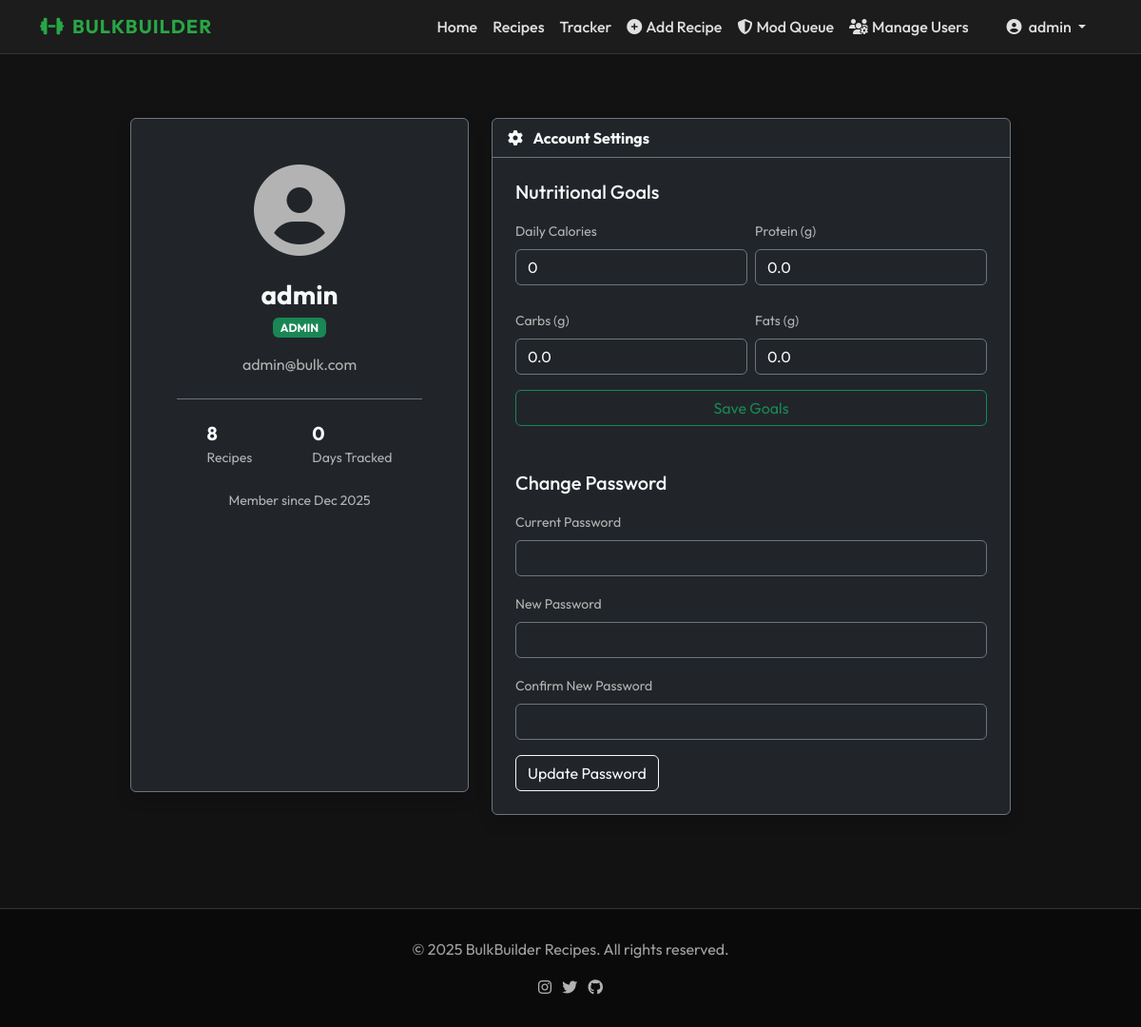
The app's page /profile.php (signed in) with its own data.
### tables this page shows
CREATE TABLE IF NOT EXISTS users (
    id INT AUTO_INCREMENT PRIMARY KEY,
    username VARCHAR(50) UNIQUE NOT NULL,
    email VARCHAR(100) UNIQUE NOT NULL,
    password VARCHAR(255) NOT NULL,
    role ENUM('admin', 'mod', 'writer', 'user') DEFAULT 'user',
    target_calories INT DEFAULT 0,
    target_protein DECIMAL(5,1) DEFAULT 0,
    target_carbs DECIMAL(5,1) DEFAULT 0,
    target_fats DECIMAL(5,1) DEFAULT 0,
    created_at TIMESTAMP DEFAULT CURRENT_TIMESTAMP
);

### profile.php (the view, shortened to what this page needs)
<?php
include 'includes/db_connect.php';
$user_id = $_SESSION['user_id'];
$u_stmt = $conn->prepare("SELECT username, email, role, created_at, target_calories, target_protein, target_carbs, target_fats FROM users WHERE id = ?");
$u_stmt->bind_param("i", $user_id);
$u_stmt->execute();
$user = $u_stmt->get_result()->fetch_assoc();
$stats = [];
$r_stmt = $conn->prepare("SELECT COUNT(*) as count FROM recipes WHERE author_id = ?");
$r_stmt->bind_param("i", $user_id);
$r_stmt->execute();
$stats['recipes'] = $r_stmt->get_result()->fetch_assoc()['count'];
$l_stmt = $conn->prepare("SELECT COUNT(DISTINCT log_date) as count FROM daily_logs WHERE user_id = ?");
$l_stmt->bind_param("i", $user_id);
$l_stmt->execute();
$stats['days_tracked'] = $l_stmt->get_result()->fetch_assoc()['count'];
?>
<?php include 'includes/header.php'; ?>
<main class="container py-5">
    <div class="row justify-content-center">
        <div class="col-lg-4 mb-4">
            <div class="card bg-dark border-secondary shadow h-100">
                <div class="card-body text-center p-5">
                    <div class="mb-4">
                        <i class="fas fa-user-circle fa-6x text-muted"></i>
                    </div>
                    <h3 class="fw-bold text-light mb-1"><?php echo htmlspecialchars($user['username']); ?></h3>
                    <span
                        class="badge bg-success mb-3 text-uppercase"><?php echo htmlspecialchars($user['role']); ?></span>
                    <p class="text-muted mb-4"><?php echo htmlspecialchars($user['email']); ?></p>
                    <div class="d-flex justify-content-around text-start border-top border-secondary pt-4">
                        <div>
                            <h5 class="fw-bold text-light mb-0"><?php echo $stats['recipes']; ?></h5>
                            <small class="text-muted">Recipes</small>
                        </div>
                        <div>
                            <h5 class="fw-bold text-light mb-0"><?php echo $stats['days_tracked']; ?></h5>
                            <small class="text-muted">Days Tracked</small>
                        </div>
                    </div>
                    <p class="mt-4 small text-muted">Member since
                        <?php echo date('M Y', strtotime($user['created_at'])); ?></p>
                </div>
            </div>
        </div>
        <div class="col-lg-6">
            <div class="card bg-dark border-secondary shadow">
                <div class="card-header border-secondary fw-bold text-light">
                    <i class="fas fa-cog me-2"></i> Account Settings
                </div>
                <div class="card-body p-4">
                    <h5 class="text-light mb-3">Nutritional Goals</h5>
                    <form method="POST" class="mb-5">
                        <div class="row g-2">
                            <div class="col-6 mb-3">
                                <label class="form-label text-muted small">Daily Calories</label>
                                <input type="number" class="form-control bg-dark border-secondary text-light"
                                    name="target_calories" value="<?php echo $user['target_calories']; ?>">
                            </div>
                            <div class="col-6 mb-3">
                                <label class="form-label text-muted small">Protein (g)</label>
                                <input type="number" step="0.1" class="form-control bg-dark border-secondary text-light"
                                    name="target_protein" value="<?php echo $user['target_protein']; ?>">
                            </div>
                            <div class="col-6 mb-3">
                                <label class="form-label text-muted small">Carbs (g)</label>
                                <input type="number" step="0.1" class="form-control bg-dark border-secondary text-light"
                                    name="target_carbs" value="<?php echo $user['target_carbs']; ?>">
                            </div>
                            <div class="col-6 mb-3">
                                <label class="form-label text-muted small">Fats (g)</label>
                                <input type="number" step="0.1" class="form-control bg-dark border-secondary text-light"
                                    name="target_fats" value="<?php echo $user['target_fats']; ?>">
                            </div>
                        </div>
                        <button type="submit" class="btn btn-outline-success w-100">Save Goals</button>
                    </form>
                    <h5 class="text-light mb-3">Change Password</h5>
                    <form method="POST">
                        <div class="mb-3">
                            <label class="form-label text-muted small">Current Password</label>
                            <input type="password" class="form-control bg-dark border-secondary text-light"
                                name="current_password" required>
                        </div>
                        <div class="mb-3">
                            <label class="form-label text-muted small">New Password</label>
                            <input type="password" class="form-control bg-dark border-secondary text-light"
                                name="new_password" required>
                        </div>
                        <div class="mb-3">
                            <label class="form-label text-muted small">Confirm New Password</label>
                            <input type="password" class="form-control bg-dark border-secondary text-light"
                                name="confirm_password" required>
                        </div>
                        <button type="submit" class="btn btn-outline-light">Update Password</button>
                    </form>
                </div>
            </div>
        </div>
    </div>
</main>
<?php include 'includes/footer.php'; ?>

### css/style.css (style rules this page uses)
:root { --bg-dark: #121212; --bg-card: #1e1e1e; --text-primary: #e0e0e0; --text-muted: #a0a0a0; --accent-green: #28a745; --accent-hover: #218838; }
body { background-color: var(--bg-dark); color: var(--text-primary); color: var(--text-primary); font-family: 'Outfit', 'Inter', sans-serif; }
.text-muted { color: #b3b3b3 !important; }
.card-body { padding: 20px; }

### records on screen
users: username "admin", role "ADMIN", email "admin@bulk.com", created_at "Dec 2025", target_calories "0", target_protein "0.0", target_carbs "0.0", target_fats "0.0"

### other values on screen
$_SESSION['username'] "admin"
$stats['recipes'] "8"
$stats['days_tracked'] "0"
